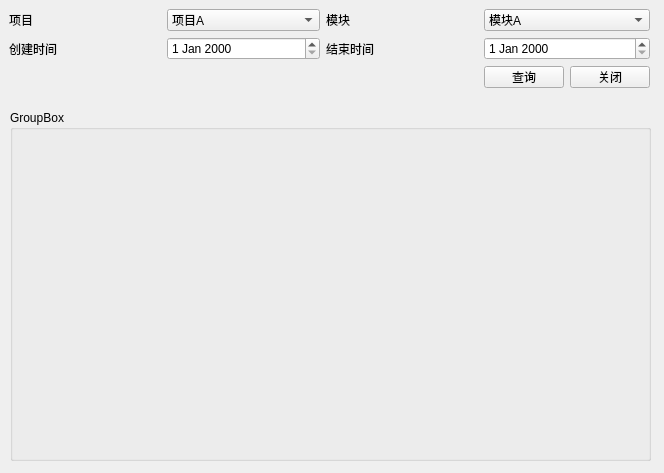
<?xml version="1.0" encoding="UTF-8"?>
<ui version="4.0">
 <class>Form</class>
 <widget class="QWidget" name="Form">
  <property name="geometry">
   <rect>
    <x>0</x>
    <y>0</y>
    <width>664</width>
    <height>473</height>
   </rect>
  </property>
  <property name="windowTitle">
   <string>Form</string>
  </property>
  <widget class="QWidget" name="gridLayoutWidget">
   <property name="geometry">
    <rect>
     <x>9</x>
     <y>9</y>
     <width>641</width>
     <height>79</height>
    </rect>
   </property>
   <layout class="QGridLayout" name="gridLayout">
    <item row="1" column="3">
     <widget class="QLabel" name="label_2">
      <property name="text">
       <string>模块</string>
      </property>
     </widget>
    </item>
    <item row="1" column="2">
     <widget class="QComboBox" name="comboBox">
      <item>
       <property name="text">
        <string>项目A</string>
       </property>
      </item>
      <item>
       <property name="text">
        <string>项目B</string>
       </property>
      </item>
     </widget>
    </item>
    <item row="2" column="3">
     <widget class="QLabel" name="label_4">
      <property name="text">
       <string>结束时间</string>
      </property>
     </widget>
    </item>
    <item row="1" column="1">
     <widget class="QLabel" name="label">
      <property name="text">
       <string>项目</string>
      </property>
     </widget>
    </item>
    <item row="2" column="1">
     <widget class="QLabel" name="label_3">
      <property name="text">
       <string>创建时间</string>
      </property>
     </widget>
    </item>
    <item row="1" column="4">
     <widget class="QComboBox" name="comboBox_2">
      <item>
       <property name="text">
        <string>模块A</string>
       </property>
      </item>
      <item>
       <property name="text">
        <string>模块B</string>
       </property>
      </item>
     </widget>
    </item>
    <item row="3" column="4">
     <layout class="QHBoxLayout" name="horizontalLayout">
      <item>
       <widget class="QPushButton" name="pushButton">
        <property name="text">
         <string>查询</string>
        </property>
       </widget>
      </item>
      <item>
       <widget class="QPushButton" name="pushButton_2">
        <property name="text">
         <string>关闭</string>
        </property>
       </widget>
      </item>
     </layout>
    </item>
    <item row="2" column="2">
     <widget class="QDateEdit" name="dateEdit"/>
    </item>
    <item row="2" column="4">
     <widget class="QDateEdit" name="dateEdit_2"/>
    </item>
   </layout>
  </widget>
  <widget class="QGroupBox" name="groupBox">
   <property name="geometry">
    <rect>
     <x>10</x>
     <y>110</y>
     <width>641</width>
     <height>351</height>
    </rect>
   </property>
   <property name="title">
    <string>GroupBox</string>
   </property>
  </widget>
 </widget>
 <resources/>
 <connections>
  <connection>
   <sender>pushButton_2</sender>
   <signal>clicked()</signal>
   <receiver>Form</receiver>
   <slot>close()</slot>
   <hints>
    <hint type="sourcelabel">
     <x>597</x>
     <y>71</y>
    </hint>
    <hint type="destinationlabel">
     <x>443</x>
     <y>90</y>
    </hint>
   </hints>
  </connection>
 </connections>
</ui>
